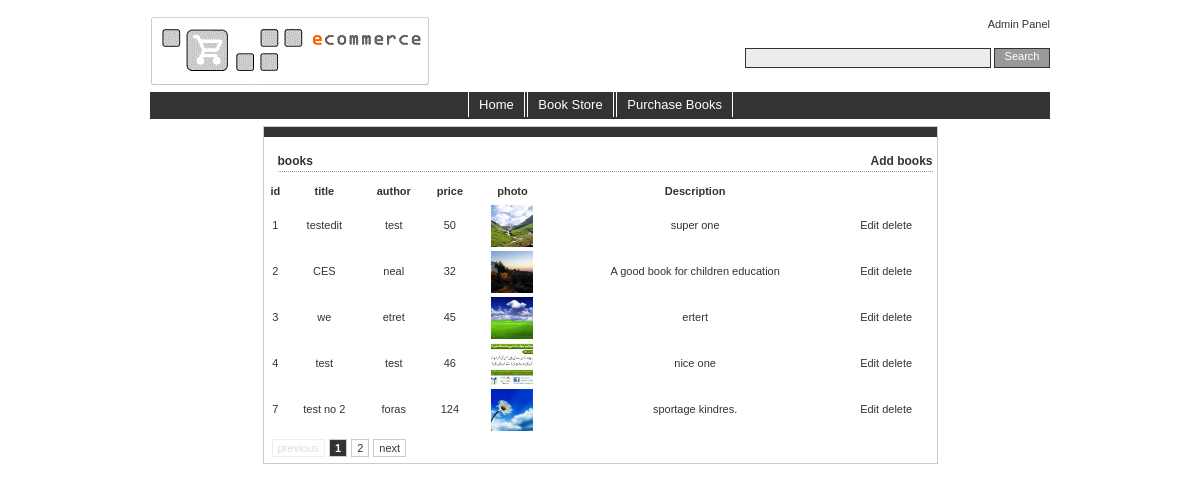
The app's page /a-Demo/Cart/books.php with its own data.
### tables this page shows
CREATE TABLE IF NOT EXISTS `books` (
  `id` int(11) NOT NULL AUTO_INCREMENT,
  `title` varchar(30) NOT NULL,
  `author` varchar(30) NOT NULL,
  `price` float NOT NULL,
  `photo` varchar(30) DEFAULT NULL,
  `categoryId` int(11) NOT NULL,
  `Description` varchar(200) DEFAULT NULL,
  PRIMARY KEY (`id`),
  KEY `categoryId` (`categoryId`)
);

### a-Demo/Cart/model_books.php (called while the page is built, shortened)
<?php
  class model_books{
	private $id;
	private $title;
	private $author;
	private $price;
	private $photo;
	private $Description;
	public function getid(){
		return $this->id;
	}
	public function setid($value){
		$this->id = $value;
	}
	public function gettitle(){
		return $this->title;
	}
	public function settitle($value){
		$this->title = $value;
	}
	public function getauthor(){
		return $this->author;
	}
	public function setauthor($value){
		$this->author = $value;
	}
	public function getprice(){
		return $this->price;
	}
	public function setprice($value){
		$this->price = $value;
	}
	public function getphoto(){
		return $this->photo;
	}
	public function setphoto($value){
		$this->photo = $value;
	}
	public function getDescription(){
		return $this->Description;
	}
	public function setDescription($value){
		$this->Description = $value;
	}
	public function buildarray($result){
		$books= array();
		if($result){
			if(mysqli_num_rows($result)>0){
				while($row = mysqli_fetch_array($result)){
					$std = new model_books();
					$std->setbooksobject($row);
					$books[] = $std;
				}
			}
		}
		return $books;
	}
	public function getbooks($get=0){
		global $con;
		$books= array();
		if($this->getId() > 0){
			$sql = "select `books`.`id`, `books`.`title`, `books`.`author`, `books`.`price`, `books`.`photo`,`books`.`categoryId`, `books`.`Description` from `books` LEFT JOIN `category` ON `books`.`categoryId`=`category`.`id` where `books`.`id`=".$this->getid();
			if($get==1){
				return $sql;
			}
			$result = mysqli_query($con,$sql);
		}else{
			$sql = "select `books`.`id`, `books`.`title`, `books`.`author`, `books`.`price`, `books`.`photo`,`books`.`categoryId`, `books`.`Description` from `books` LEFT JOIN `category` ON `books`.`categoryId`=`category`.`id`";
			if($get==1){
				return $sql;
			}
		}
		return $books;
	}
}
?>

### a-Demo/Cart/books.php (the view, shortened to what this page needs)
<?php
include "header.php";
include "model_books.php";
$message = "";
$Object = new model_books();
?>
<div id="mainwrapper" style="width:75%; margin: 0 auto; float:none;">
  <div id="maincontent" style="margin-left:0;>
    <div class="homepics">
	<h2><?php echo $message; ?></h2>
<h1><span style="float:left;">books</span><a href="books.php?action=add">Add books</a></h1>
<?php
$tbl_name="`books`";
$Object->setid('');
if($text!=''){
	$Object->settitle($text);
	$sql = $Object->searchbooks(1);
}else{
	$sql = $Object->getbooks(1);
}
include "pagination.php";
$result = mysqli_query($con,$sql);
 $books=$Object->buildarray($result);
?>
<table width="670">
<thead>
<tr>
       <th>id</th>
       <th>title</th>
       <th>author</th>
       <th>price</th>
       <th>photo</th>
       <th>Description</th>
</tr>
</thead>
  <tbody>
  <?php
for($i=0;$i<count($books);$i++){?>
  <tr>
       <td align="center"><?php echo $books[$i]->getid(); ?></td>
       <td align="center"><?php echo $books[$i]->gettitle(); ?></td>
       <td align="center"><?php echo $books[$i]->getauthor(); ?></td>
       <td align="center"><?php echo $books[$i]->getprice(); ?></td>
       <td align="center"><img src="images/<?php echo $books[$i]->getphoto(); ?>" height="42" width="42"> </td>
       <td align="center"><?php echo $books[$i]->getDescription(); ?></td>
  <td align="center"><a href="books.php?action=edit&id=<?php echo $books[$i]->getid();?>">Edit</a>
	  <a href="books.php?action=delete&id=<?php echo $books[$i]->getid();?>">delete</a>
  </td>
  </tr>
<?php
}
?>
</tbody>
</table>
<?php echo $pagination; ?>
</div>
</div>
</div>
<?php include "footer.php"; ?>

### a-Demo/Cart/css/style.css (style rules this page uses)
#mainwrapper { float: left; width: 100%; }
#maincontent { margin-left: 150px; border: 1px solid #ccc; }
A:link { color: #333; text-decoration: none; }
h1 { font-size: 12px; font-family : Verdana,Arial,sans-serif; font-weight : bold; padding-top: 5px; border-bottom: 1px dotted #999; color : #333; margin-left: 14px; margin-right: 4px; text-align:right; }
h2 { font-size: 12px; font-family : Verdana,Arial,sans-serif; font-weight : bold; padding: 5px; background-color: #333; color : #FFF; margin-top:0px; }

### records on screen
books: id "1", title "testedit", author "test", price "50", photo (picture), Description "super one"
books: id "2", title "CES", author "neal", price "32", photo (picture), Description "A good book for children education"
books: id "3", title "we", author "etret", price "45", photo (picture), Description "ertert"
books: id "4", title "test", author "test", price "46", photo (picture), Description "nice one"
books: id "7", title "test no 2", author "foras", price "124", photo (picture), Description "sportage kindres."
